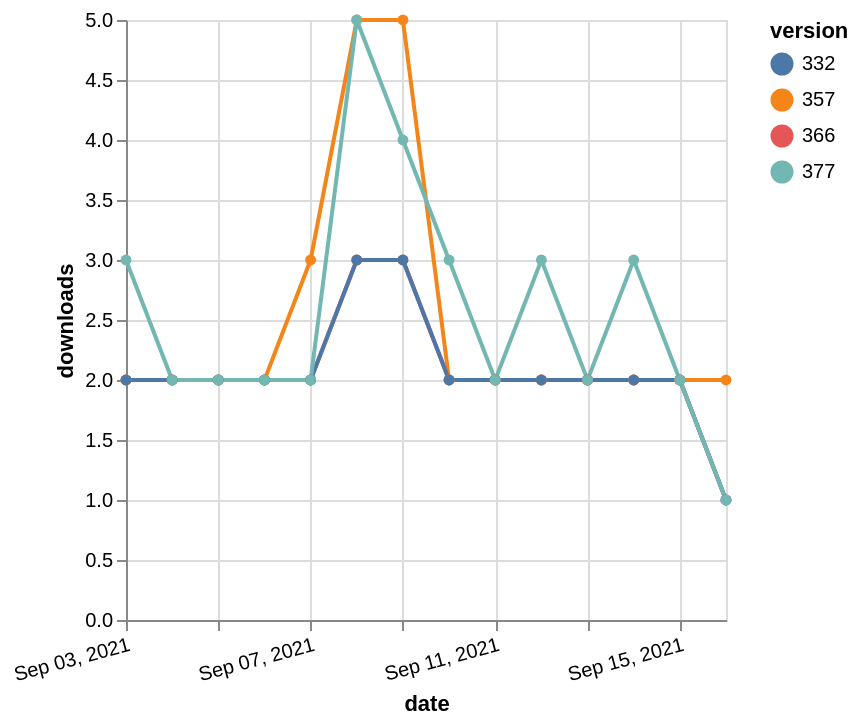

The specification (Vega-Lite) saved for this image:
### Vega-Lite specification from a JSON file in a GitHub repository (floating-point values rounded to 4 significant figures)
{"$schema": "https://vega.github.io/schema/vega-lite/v5.json", "description": "A simple bar chart with embedded data.", "data": {"values": [{"date": "2021-09-03", "total": 2324, "delta": 2, "version": "366"}, {"date": "2021-09-04", "total": 2326, "delta": 2, "version": "366"}, {"date": "2021-09-05", "total": 2328, "delta": 2, "version": "366"}, {"date": "2021-09-06", "total": 2330, "delta": 2, "version": "366"}, {"date": "2021-09-07", "total": 2332, "delta": 2, "version": "366"}, {"date": "2021-09-08", "total": 2335, "delta": 3, "version": "366"}, {"date": "2021-09-09", "total": 2338, "delta": 3, "version": "366"}, {"date": "2021-09-10", "total": 2340, "delta": 2, "version": "366"}, {"date": "2021-09-11", "total": 2342, "delta": 2, "version": "366"}, {"date": "2021-09-12", "total": 2344, "delta": 2, "version": "366"}, {"date": "2021-09-13", "total": 2346, "delta": 2, "version": "366"}, {"date": "2021-09-14", "total": 2348, "delta": 2, "version": "366"}, {"date": "2021-09-15", "total": 2350, "delta": 2, "version": "366"}, {"date": "2021-09-16", "total": 2351, "delta": 1, "version": "366"}, {"date": "2021-09-03", "total": 2915, "delta": 2, "version": "357"}, {"date": "2021-09-04", "total": 2917, "delta": 2, "version": "357"}, {"date": "2021-09-05", "total": 2919, "delta": 2, "version": "357"}, {"date": "2021-09-06", "total": 2921, "delta": 2, "version": "357"}, {"date": "2021-09-07", "total": 2924, "delta": 3, "version": "357"}, {"date": "2021-09-08", "total": 2929, "delta": 5, "version": "357"}, {"date": "2021-09-09", "total": 2934, "delta": 5, "version": "357"}, {"date": "2021-09-10", "total": 2936, "delta": 2, "version": "357"}, {"date": "2021-09-11", "total": 2938, "delta": 2, "version": "357"}, {"date": "2021-09-12", "total": 2940, "delta": 2, "version": "357"}, {"date": "2021-09-13", "total": 2942, "delta": 2, "version": "357"}, {"date": "2021-09-14", "total": 2944, "delta": 2, "version": "357"}, {"date": "2021-09-15", "total": 2946, "delta": 2, "version": "357"}, {"date": "2021-09-16", "total": 2948, "delta": 2, "version": "357"}, {"date": "2021-09-03", "total": 2783, "delta": 2, "version": "332"}, {"date": "2021-09-04", "total": 2785, "delta": 2, "version": "332"}, {"date": "2021-09-05", "total": 2787, "delta": 2, "version": "332"}, {"date": "2021-09-06", "total": 2789, "delta": 2, "version": "332"}, {"date": "2021-09-07", "total": 2791, "delta": 2, "version": "332"}, {"date": "2021-09-08", "total": 2794, "delta": 3, "version": "332"}, {"date": "2021-09-09", "total": 2797, "delta": 3, "version": "332"}, {"date": "2021-09-10", "total": 2799, "delta": 2, "version": "332"}, {"date": "2021-09-11", "total": 2801, "delta": 2, "version": "332"}, {"date": "2021-09-12", "total": 2803, "delta": 2, "version": "332"}, {"date": "2021-09-13", "total": 2805, "delta": 2, "version": "332"}, {"date": "2021-09-14", "total": 2807, "delta": 2, "version": "332"}, {"date": "2021-09-15", "total": 2809, "delta": 2, "version": "332"}, {"date": "2021-09-16", "total": 2810, "delta": 1, "version": "332"}, {"date": "2021-09-03", "total": 2132, "delta": 3, "version": "377"}, {"date": "2021-09-04", "total": 2134, "delta": 2, "version": "377"}, {"date": "2021-09-05", "total": 2136, "delta": 2, "version": "377"}, {"date": "2021-09-06", "total": 2138, "delta": 2, "version": "377"}, {"date": "2021-09-07", "total": 2140, "delta": 2, "version": "377"}, {"date": "2021-09-08", "total": 2145, "delta": 5, "version": "377"}, {"date": "2021-09-09", "total": 2149, "delta": 4, "version": "377"}, {"date": "2021-09-10", "total": 2152, "delta": 3, "version": "377"}, {"date": "2021-09-11", "total": 2154, "delta": 2, "version": "377"}, {"date": "2021-09-12", "total": 2157, "delta": 3, "version": "377"}, {"date": "2021-09-13", "total": 2159, "delta": 2, "version": "377"}, {"date": "2021-09-14", "total": 2162, "delta": 3, "version": "377"}, {"date": "2021-09-15", "total": 2164, "delta": 2, "version": "377"}, {"date": "2021-09-16", "total": 2165, "delta": 1, "version": "377"}]}, "width": "container", "mark": {"type": "line", "point": {"filled": true}}, "encoding": {"x": {"field": "date", "type": "temporal", "timeUnit": "yearmonthdate", "title": "date", "axis": {"labelAngle": -15}}, "y": {"field": "delta", "type": "quantitative", "title": "downloads"}, "color": {"field": "version", "type": "nominal"}, "tooltip": {"field": "delta"}}}
